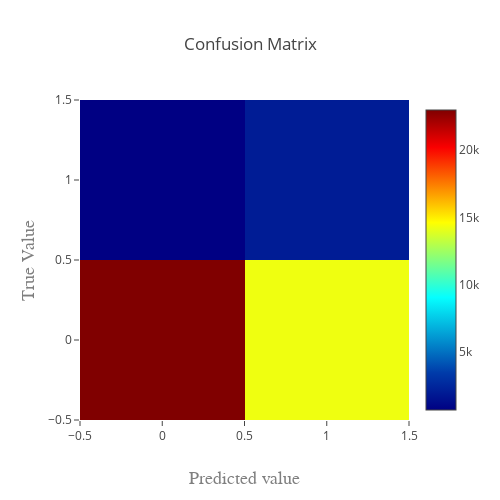

Notebook code for this chart:
### Code cell
int_conf_mat(y_test, predictions)

### Figure 1 — Plotly figure (JSON) as saved in the notebook; plotly's stock layout.template omitted (floating-point values rounded to 4 significant figures)
{"data": [{"colorscale": "Jet", "type": "heatmap", "x": [0, 1], "y": [0, 1], "z": [[22986, 14258], [660, 1982]]}], "layout": {"barmode": "overlay", "height": 500, "title": "Confusion Matrix", "width": 500, "xaxis": {"title": "Predicted value", "titlefont": {"color": "#7f7f7f", "family": "Courier New, monospace", "size": 18}}, "yaxis": {"title": "True Value", "titlefont": {"color": "#7f7f7f", "family": "Courier New, monospace", "size": 18}}}}
